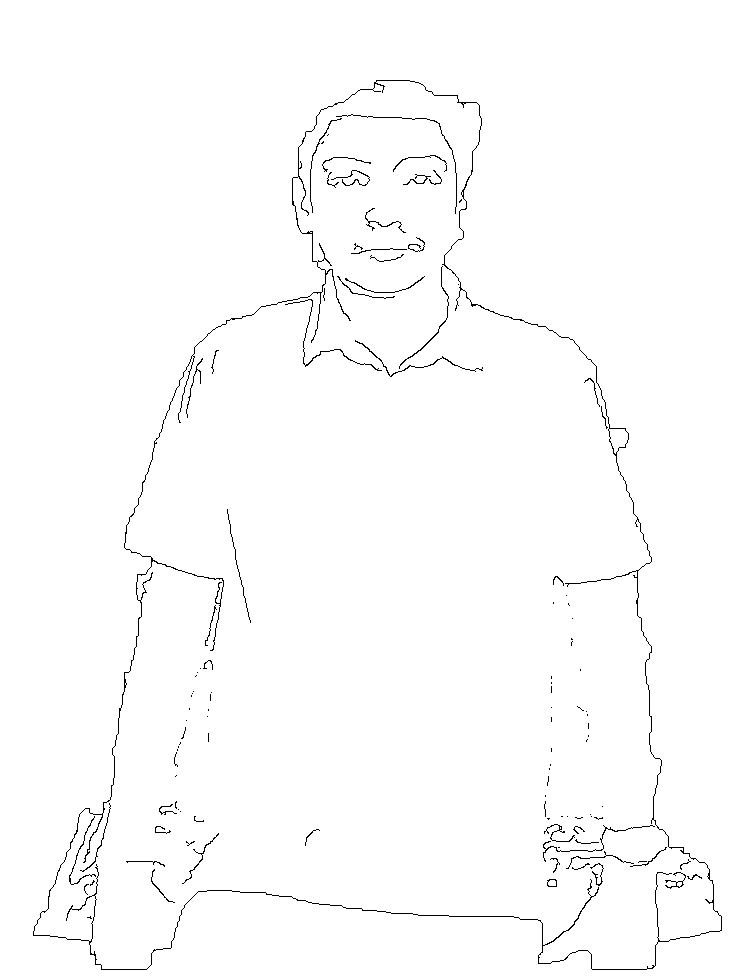
#> input picture hardware/draw/assets/combo.png, 750 x 980 px
$ python vectorize.py assets/combo.png assets/crop.png
#> lines starting #> are read from the running program, lines starting #| are printed output that depends on the picture; after the words box and inside, x2 and y2 are one past the last pixel; in counts of white or black regions, pixels touching at a corner belong together
"""Photo -> simplified line-art strokes ready for the drawing pipeline.

  vectorize.py <image> [out.json]

Pipeline: GrabCut isolates the subject from the background (a real photo's background is far too dense to
trace); bilateral filter + Canny gets internal features (face, collar, shirt) without fabric-texture noise;
the mask's own outer contour gives the silhouette. Each resulting line is simplified with approxPolyDP (a
robot arm should not trace every pixel of a Canny edge - that is thousands of near-collinear micro-segments)
and short noise fragments are dropped. Strokes are greedily reordered to reduce pen-up travel between them.

Output: {"strokes": [[[x,y],...], ...], "image_size": [w,h]} in source-image pixel coordinates - the next
stage (not this file) maps those into the real drawing plane.
"""
import json, sys
import cv2
import numpy as np

BOTTOM_TRIM_FRAC = 0.04   # drop the bottom strip - flowerpot-rim noise behind the hands, not the subject
SIMPLIFY_EPS = 1.5        # px, approxPolyDP tolerance
MIN_STROKE_LEN = 15       # px, drop fragments shorter than this (Canny speckle, not a real feature)
CANNY_LO, CANNY_HI = 40, 110


def segment(img):
    h, w = img.shape[:2]
    mask = np.zeros((h, w), np.uint8)
    # GrabCut is sensitive here: a few px of rect difference changed whether a background glass panel near the
    # shoulder got pulled into the foreground GMM - (20,10,w-40,h-20) is the exact rect verified clean.
    rect = (20, 10, w - 40, h - 20)
    bgd, fgd = np.zeros((1, 65), np.float64), np.zeros((1, 65), np.float64)
    cv2.grabCut(img, mask, rect, bgd, fgd, 8, cv2.GC_INIT_WITH_RECT)
    fg = np.where((mask == cv2.GC_FGD) | (mask == cv2.GC_PR_FGD), 255, 0).astype(np.uint8)
    # (7,7)/(5,5): a 9x9 close was verified to bridge the silhouette across the gap to a piece of the background
    # building near the shoulder, merging it into "largest component" - this exact size was checked clean.
    fg = cv2.morphologyEx(fg, cv2.MORPH_CLOSE, np.ones((7, 7), np.uint8))
    fg = cv2.morphologyEx(fg, cv2.MORPH_OPEN, np.ones((5, 5), np.uint8))
    n, lab, stats, _ = cv2.connectedComponentsWithStats(fg)
    biggest = 1 + int(np.argmax(stats[1:, cv2.CC_STAT_AREA]))
    fg = np.where(lab == biggest, 255, 0).astype(np.uint8)
    fg[int(h * (1 - BOTTOM_TRIM_FRAC)):, :] = 0
    return fg


def line_art(img, mask):
    smooth = cv2.bilateralFilter(img, 9, 60, 60)
    gray = cv2.cvtColor(smooth, cv2.COLOR_BGR2GRAY)
    edges = cv2.Canny(gray, CANNY_LO, CANNY_HI)
    edges[mask == 0] = 0
    return edges


def extract_strokes(edges, mask):
    """approxPolyDP needs a single ordered contour, not a scattered edge map - findContours on the *edges*
    themselves (not just the mask) gives each connected line its own ordered point sequence, which is the
    representation a pen can actually follow. Closed contours (the silhouette) simplify with closed=True."""
    strokes = []
    contours, _ = cv2.findContours(mask, cv2.RETR_EXTERNAL, cv2.CHAIN_APPROX_NONE)
    for c in contours:
        approx = cv2.approxPolyDP(c, SIMPLIFY_EPS, closed=True)
        if cv2.arcLength(c, True) >= MIN_STROKE_LEN:
            strokes.append(("silhouette", approx.reshape(-1, 2)))
    contours, _ = cv2.findContours(edges, cv2.RETR_LIST, cv2.CHAIN_APPROX_NONE)
    for c in contours:
        if cv2.arcLength(c, False) < MIN_STROKE_LEN:
            continue
        approx = cv2.approxPolyDP(c, SIMPLIFY_EPS, closed=False)
        strokes.append(("feature", approx.reshape(-1, 2)))
    return strokes


def reorder(strokes):
    """Greedy nearest-endpoint ordering to cut pen-up travel; a stroke may be walked in either direction."""
    remaining = list(strokes)
    ordered = [remaining.pop(0)]
    while remaining:
        tail = ordered[-1][1][-1]
        best_i, best_flip, best_d = 0, False, np.inf
        for i, (_, pts) in enumerate(remaining):
            for flip, end in ((False, pts[0]), (True, pts[-1])):
                d = np.hypot(*(end - tail))
                if d < best_d:
                    best_i, best_flip, best_d = i, flip, d
        kind, pts = remaining.pop(best_i)
        ordered.append((kind, pts[::-1] if best_flip else pts))
    return ordered


if __name__ == "__main__":
    src, out = sys.argv[1], sys.argv[2] if len(sys.argv) > 2 else "strokes.json"
    img = cv2.imread(src)
#> img is the input picture: shape (980, 750, 3); 98.9% white; black in thin lines or dots, all inside (x1, y1, x2, y2) = (33, 80, 722, 970)
    assert img is not None, f"cannot read {src}"
    mask = segment(img)
#> in segment, `n, lab, stats, _ = cv2.connectedComponentsWithStats(fg)`:
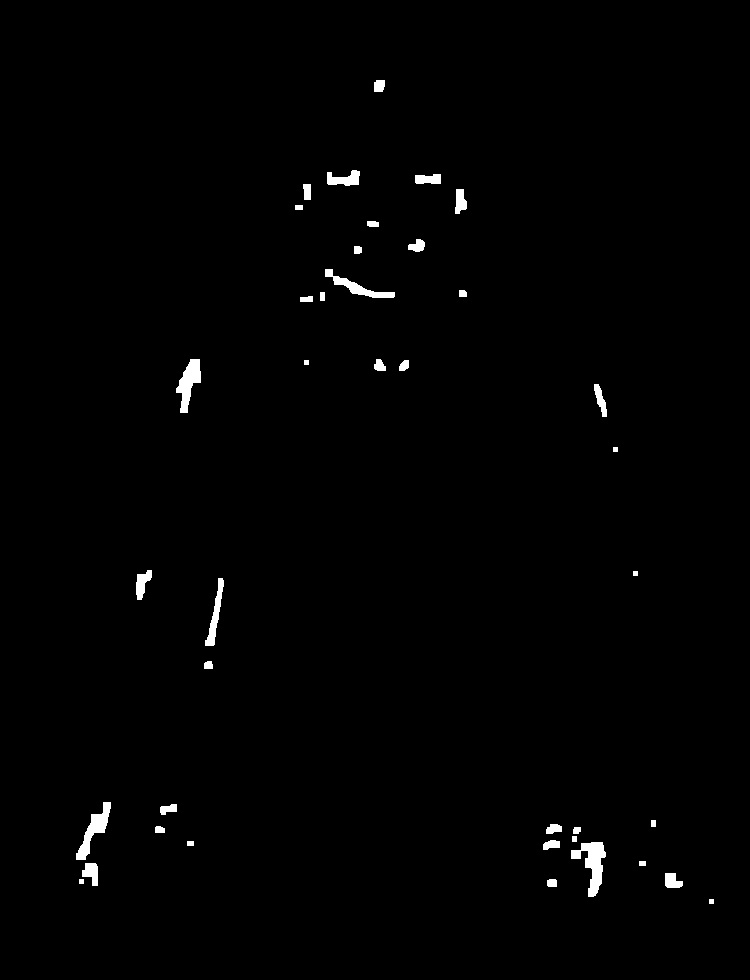
#> fg: shape (980, 750); 0.92% white; 39 white regions, largest, box (x1, y1, x2, y2) and area: (571, 842, 606, 897) 871, (176, 359, 201, 413) 686, (76, 802, 111, 860) 686
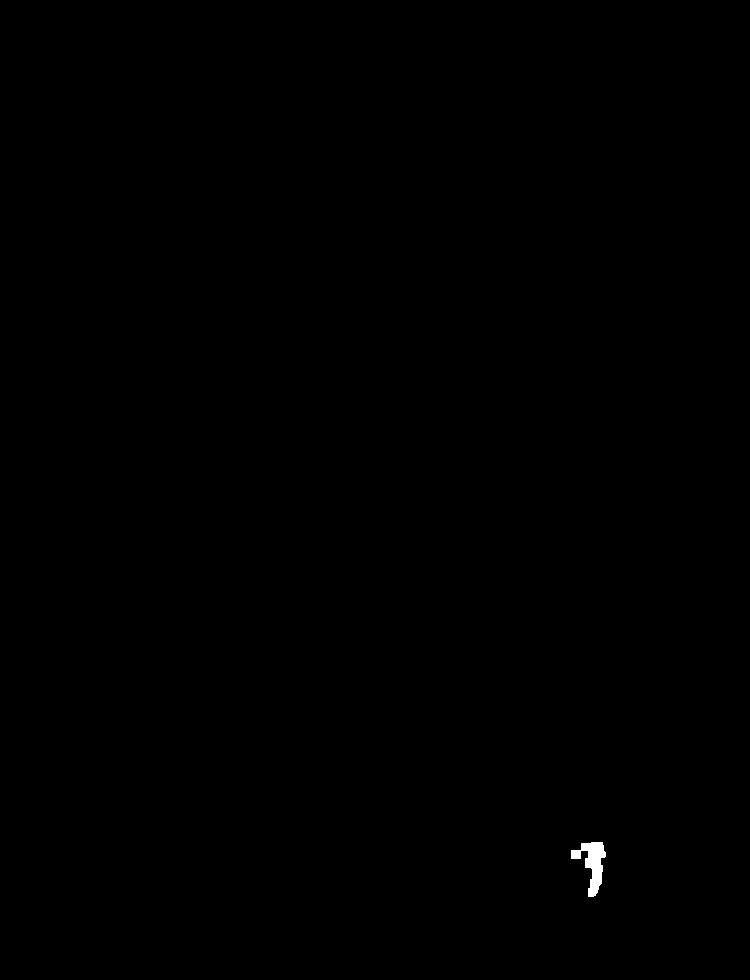
#> mask: shape (980, 750); 0.12% white; 1 white region, box (x1, y1, x2, y2) and area: (571, 842, 606, 897) 871
    edges = line_art(img, mask)
#> in line_art, `edges = cv2.Canny(gray, CANNY_LO, CANNY_HI)`:
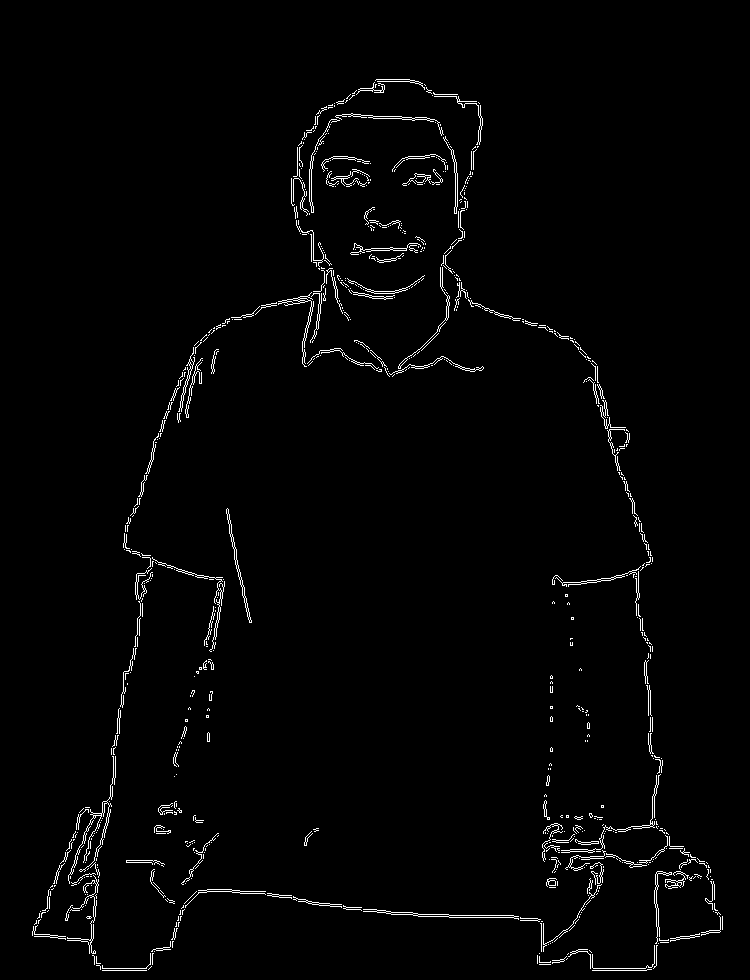
#> edges: shape (980, 750); 1.8% white in thin lines or dots, all inside (x1, y1, x2, y2) = (32, 79, 723, 971)
#> in line_art, `edges[mask == 0] = 0`:
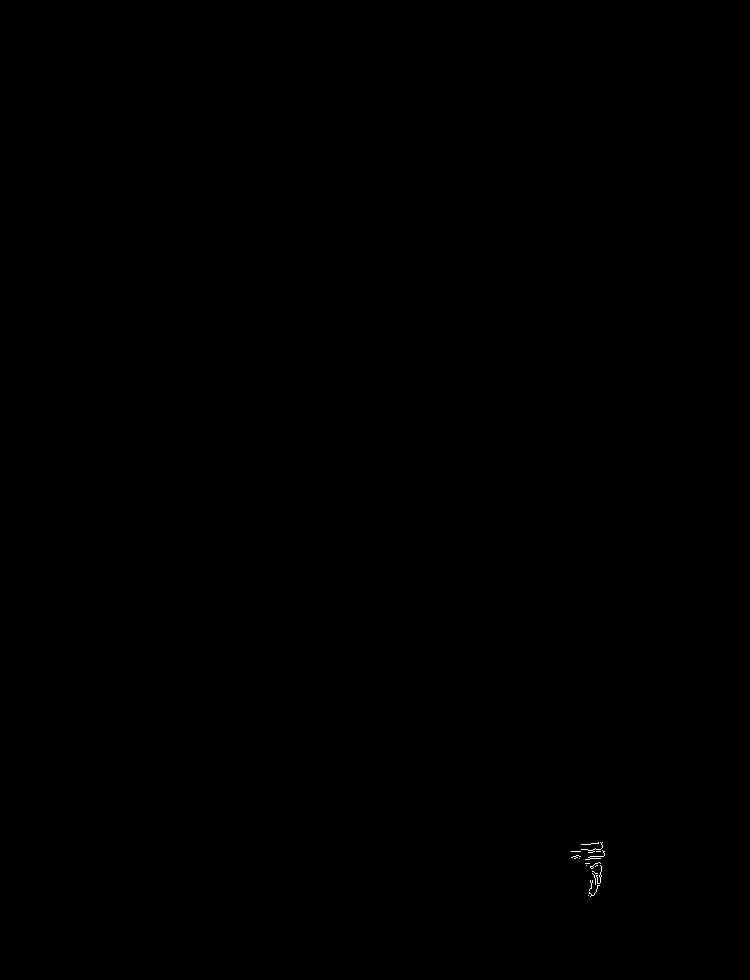
#> edges: shape (980, 750); 0.03% white in thin lines or dots, all inside (x1, y1, x2, y2) = (571, 842, 605, 897)
    strokes = extract_strokes(edges, mask)
#> in extract_strokes, `contours, _ = cv2.findContours(mask, cv2.RETR_EXTERNAL, cv2.CHAIN_APPR..`: contours = 1 contour; box (x1, y1, x2, y2) and area: (571, 842, 606, 897) 776
#> the loop in extract_strokes, `for c in contours:` made 1 pass
#> after the loop in extract_strokes, `for c in contours:`: strokes = 1 item
#> in extract_strokes, `contours, _ = cv2.findContours(edges, cv2.RETR_LIST, cv2.CHAIN_APPROX_..`: contours = 19 contours, all with area under 20
#> the loop in extract_strokes, `for c in contours:` made 19 passes
#> c on passes 1, 9, 10, 13: [[588, 895]], [[596, 865], [595, 866], [596, 865], [597, 865]], [[586, 865]], [[579, 858]]
#> approx on passes 5, 14, 16, 19: [[592, 873], [595, 878], [595, 884], [593, 874]], [[576, 855], [571, 857], [580, 856], [577, 855]], [[571, 851], [580, 851], [572, 851]], [[598, 842], [581, 844], [598, 843]]
#> after the loop in extract_strokes, `for c in contours:`: strokes = 11 items
#> strokes = 11 items
    strokes = reorder(strokes)
#> the loop in reorder, `while remaining:` made 10 passes
#> tail on passes 1, 2, 4, 5, 7, 8: [605, 856], [602, 850], [598, 843], [599, 862], [592, 873], [590, 881]
#> (tail, pts) on passes 3, 6, 9, 10: ([600, 842], [[598, 842], [581, 844], [598, 843]]), ([601, 866], [[592, 873], [595, 878], [595, 884], [593, 874]]), ([598, 885], [[576, 855], [571, 857], [580, 856], [577, 855]]), ([576, 855], [[571, 851], [580, 851], [572, 851]])

    vis = np.full_like(img, 255)
    for kind, pts in strokes:
        cv2.polylines(vis, [pts.reshape(-1, 1, 2)], kind == "silhouette", (0, 0, 0), 1, cv2.LINE_AA)
#> this loop made 11 passes
#> (kind, pts) on passes 4, 7, 10, 11: ('feature', [[598, 842], [581, 844], [598, 843]]), ('feature', [[593, 874], [595, 884], [595, 878], [592, 873]]), ('feature', [[577, 855], [580, 856], [571, 857], [576, 855]]), ('feature', [[572, 851], [580, 851], [571, 851]])
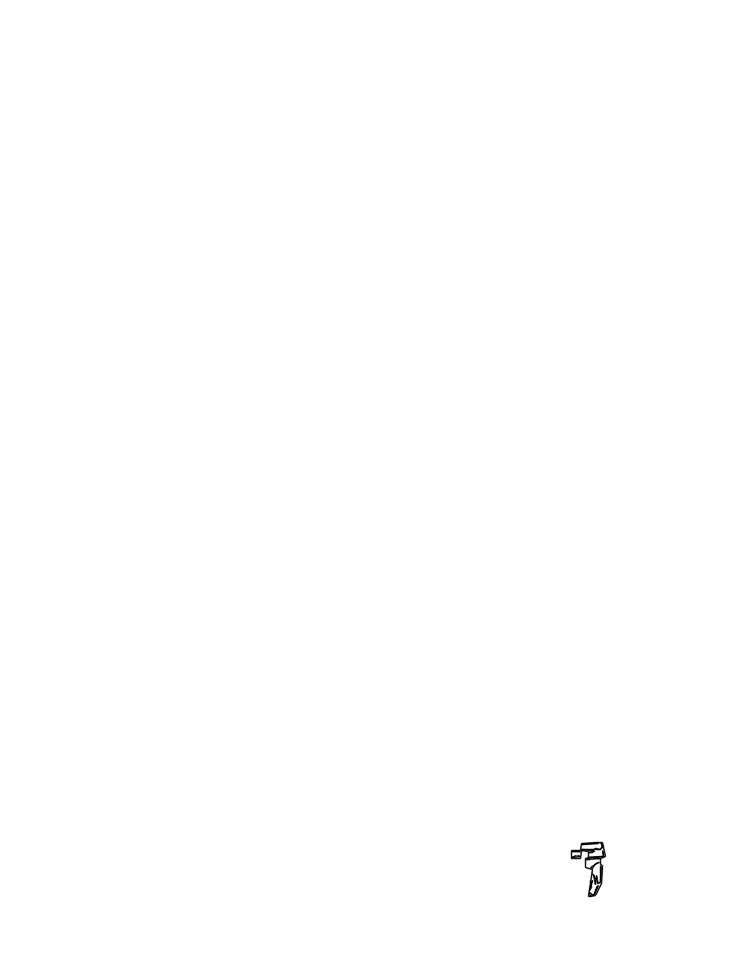
#> vis: shape (980, 750, 3); min 0, max 255, mean 254.8
    cv2.imwrite("assets/strokes_preview.png", vis)

    total_pts = sum(len(pts) for _, pts in strokes)
#> total_pts = 79
    total_len = sum(cv2.arcLength(pts.reshape(-1, 1, 2), False) for _, pts in strokes)
#> total_len = 542.1
    print(f"{len(strokes)} strokes, {total_pts} points, {total_len:.0f}px total path length")
#| 11 strokes, 79 points, 542px total path length
    json.dump({"strokes": [pts.tolist() for _, pts in strokes], "image_size": [img.shape[1], img.shape[0]]}, open(out, "w"))
    print("wrote", out)
